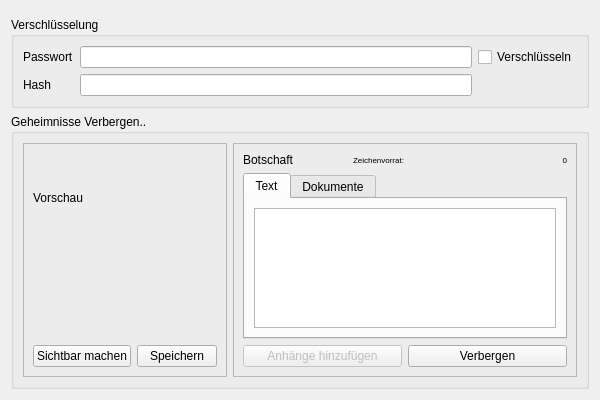
<?xml version="1.0" encoding="UTF-8"?>
<ui version="4.0">
 <class>Stegano</class>
 <widget class="QWidget" name="Stegano">
  <property name="geometry">
   <rect>
    <x>0</x>
    <y>0</y>
    <width>600</width>
    <height>400</height>
   </rect>
  </property>
  <property name="windowTitle">
   <string>Stegano</string>
  </property>
  <layout class="QVBoxLayout" name="verticalLayout_7">
   <item>
    <layout class="QVBoxLayout" name="verticalLayout_6">
     <item>
      <widget class="KUrlComboRequester" name="cFile"/>
     </item>
     <item>
      <widget class="QGroupBox" name="groupEncryption">
       <property name="enabled">
        <bool>true</bool>
       </property>
       <property name="title">
        <string>Verschlüsselung</string>
       </property>
       <layout class="QVBoxLayout" name="verticalLayout">
        <item>
         <layout class="QGridLayout" name="gridLayout">
          <item row="0" column="0">
           <widget class="QLabel" name="label">
            <property name="text">
             <string>Passwort</string>
            </property>
            <property name="buddy">
             <cstring>tPassword</cstring>
            </property>
           </widget>
          </item>
          <item row="0" column="1">
           <widget class="KRestrictedLine" name="tPassword">
            <property name="showClearButton" stdset="0">
             <bool>true</bool>
            </property>
            <property name="passwordMode">
             <bool>true</bool>
            </property>
           </widget>
          </item>
          <item row="1" column="0">
           <widget class="QLabel" name="label_2">
            <property name="text">
             <string>Hash</string>
            </property>
            <property name="buddy">
             <cstring>tHash</cstring>
            </property>
           </widget>
          </item>
          <item row="1" column="1">
           <widget class="QLineEdit" name="tHash">
            <property name="readOnly">
             <bool>true</bool>
            </property>
           </widget>
          </item>
          <item row="0" column="2">
           <widget class="QCheckBox" name="cUseEncryption">
            <property name="text">
             <string>Verschlüsseln</string>
            </property>
           </widget>
          </item>
         </layout>
        </item>
       </layout>
      </widget>
     </item>
     <item>
      <widget class="QGroupBox" name="groupBox_2">
       <property name="title">
        <string>Geheimnisse Verbergen..</string>
       </property>
       <layout class="QVBoxLayout" name="verticalLayout_5">
        <item>
         <layout class="QHBoxLayout" name="horizontalLayout_2">
          <item>
           <widget class="QFrame" name="frame_3">
            <property name="frameShape">
             <enum>QFrame::StyledPanel</enum>
            </property>
            <property name="frameShadow">
             <enum>QFrame::Raised</enum>
            </property>
            <layout class="QVBoxLayout" name="verticalLayout_3">
             <item>
              <layout class="QVBoxLayout" name="verticalLayout_2">
               <item>
                <widget class="QLabel" name="label_3">
                 <property name="text">
                  <string>Vorschau</string>
                 </property>
                </widget>
               </item>
               <item>
                <widget class="KImageFilePreview" name="preview"/>
               </item>
              </layout>
             </item>
             <item>
              <layout class="QHBoxLayout" name="horizontalLayout">
               <item>
                <widget class="KPushButton" name="buttonUnhide">
                 <property name="enabled">
                  <bool>true</bool>
                 </property>
                 <property name="text">
                  <string>Sichtbar machen</string>
                 </property>
                </widget>
               </item>
               <item>
                <widget class="KPushButton" name="buttonSave">
                 <property name="text">
                  <string>Speichern</string>
                 </property>
                </widget>
               </item>
              </layout>
             </item>
            </layout>
           </widget>
          </item>
          <item>
           <widget class="QFrame" name="frame_2">
            <property name="frameShape">
             <enum>QFrame::StyledPanel</enum>
            </property>
            <property name="frameShadow">
             <enum>QFrame::Raised</enum>
            </property>
            <layout class="QVBoxLayout" name="verticalLayout_8">
             <item>
              <layout class="QVBoxLayout" name="verticalLayout_4">
               <item>
                <layout class="QHBoxLayout" name="horizontalLayout_4">
                 <item>
                  <widget class="QLabel" name="label_4">
                   <property name="text">
                    <string>Botschaft</string>
                   </property>
                  </widget>
                 </item>
                 <item>
                  <widget class="QLabel" name="label_5">
                   <property name="font">
                    <font>
                     <pointsize>6</pointsize>
                    </font>
                   </property>
                   <property name="text">
                    <string>Zeichenvorrat:</string>
                   </property>
                  </widget>
                 </item>
                 <item>
                  <widget class="QLabel" name="lCharsAvailable">
                   <property name="font">
                    <font>
                     <pointsize>6</pointsize>
                    </font>
                   </property>
                   <property name="text">
                    <string>0</string>
                   </property>
                   <property name="alignment">
                    <set>Qt::AlignRight|Qt::AlignTrailing|Qt::AlignVCenter</set>
                   </property>
                  </widget>
                 </item>
                </layout>
               </item>
               <item>
                <widget class="KTabWidget" name="ktabwidget">
                 <property name="enabled">
                  <bool>true</bool>
                 </property>
                 <property name="currentIndex">
                  <number>0</number>
                 </property>
                 <widget class="QWidget" name="tabText">
                  <attribute name="title">
                   <string>Text</string>
                  </attribute>
                  <layout class="QVBoxLayout" name="verticalLayout_9">
                   <item>
                    <widget class="KTextEdit" name="tMessageText"/>
                   </item>
                  </layout>
                 </widget>
                 <widget class="QWidget" name="tabAttachment">
                  <property name="enabled">
                   <bool>false</bool>
                  </property>
                  <attribute name="title">
                   <string>Dokumente</string>
                  </attribute>
                  <layout class="QVBoxLayout" name="verticalLayout_10">
                   <item>
                    <widget class="KListWidget" name="klistwidget"/>
                   </item>
                  </layout>
                 </widget>
                </widget>
               </item>
              </layout>
             </item>
             <item>
              <layout class="QHBoxLayout" name="horizontalLayout_3">
               <item>
                <widget class="KPushButton" name="buttonAttach">
                 <property name="enabled">
                  <bool>false</bool>
                 </property>
                 <property name="text">
                  <string>Anhänge hinzufügen</string>
                 </property>
                </widget>
               </item>
               <item>
                <widget class="KPushButton" name="buttonHide">
                 <property name="text">
                  <string>Verbergen</string>
                 </property>
                </widget>
               </item>
              </layout>
             </item>
            </layout>
           </widget>
          </item>
         </layout>
        </item>
       </layout>
      </widget>
     </item>
    </layout>
   </item>
  </layout>
 </widget>
 <customwidgets>
  <customwidget>
   <class>KUrlComboRequester</class>
   <extends>KUrlRequester</extends>
   <header>kurlrequester.h</header>
   <container>1</container>
  </customwidget>
  <customwidget>
   <class>KLineEdit</class>
   <extends>QLineEdit</extends>
   <header>klineedit.h</header>
  </customwidget>
  <customwidget>
   <class>KPushButton</class>
   <extends>QPushButton</extends>
   <header>kpushbutton.h</header>
  </customwidget>
  <customwidget>
   <class>KRestrictedLine</class>
   <extends>KLineEdit</extends>
   <header>krestrictedline.h</header>
  </customwidget>
  <customwidget>
   <class>KTextEdit</class>
   <extends>QTextEdit</extends>
   <header>ktextedit.h</header>
  </customwidget>
  <customwidget>
   <class>KListWidget</class>
   <extends>QListWidget</extends>
   <header>klistwidget.h</header>
  </customwidget>
  <customwidget>
   <class>KUrlRequester</class>
   <extends>QFrame</extends>
   <header>kurlrequester.h</header>
   <container>1</container>
  </customwidget>
  <customwidget>
   <class>KTabWidget</class>
   <extends>QTabWidget</extends>
   <header>ktabwidget.h</header>
   <container>1</container>
  </customwidget>
  <customwidget>
   <class>KImageFilePreview</class>
   <extends>QWidget</extends>
   <header>kimagefilepreview.h</header>
  </customwidget>
 </customwidgets>
 <tabstops>
  <tabstop>cFile</tabstop>
  <tabstop>tPassword</tabstop>
  <tabstop>cUseEncryption</tabstop>
  <tabstop>tMessageText</tabstop>
  <tabstop>buttonHide</tabstop>
  <tabstop>buttonSave</tabstop>
  <tabstop>buttonAttach</tabstop>
  <tabstop>ktabwidget</tabstop>
  <tabstop>tHash</tabstop>
 </tabstops>
 <resources/>
 <connections>
  <connection>
   <sender>cFile</sender>
   <signal>urlSelected(KUrl)</signal>
   <receiver>preview</receiver>
   <slot>showPreview(KUrl)</slot>
   <hints>
    <hint type="sourcelabel">
     <x>429</x>
     <y>18</y>
    </hint>
    <hint type="destinationlabel">
     <x>132</x>
     <y>336</y>
    </hint>
   </hints>
  </connection>
  <connection>
   <sender>cFile</sender>
   <signal>urlSelected(KUrl)</signal>
   <receiver>tMessageText</receiver>
   <slot>clear()</slot>
   <hints>
    <hint type="sourcelabel">
     <x>299</x>
     <y>17</y>
    </hint>
    <hint type="destinationlabel">
     <x>444</x>
     <y>277</y>
    </hint>
   </hints>
  </connection>
 </connections>
 <slots>
  <signal>passwordChanged(QString)</signal>
  <slot>calculateHash(QString)</slot>
  <slot>showPreview()</slot>
 </slots>
</ui>
